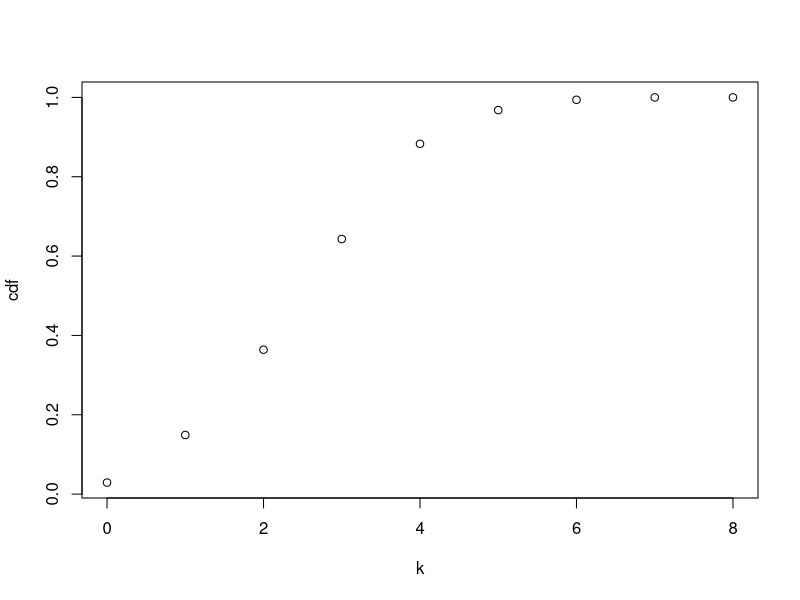
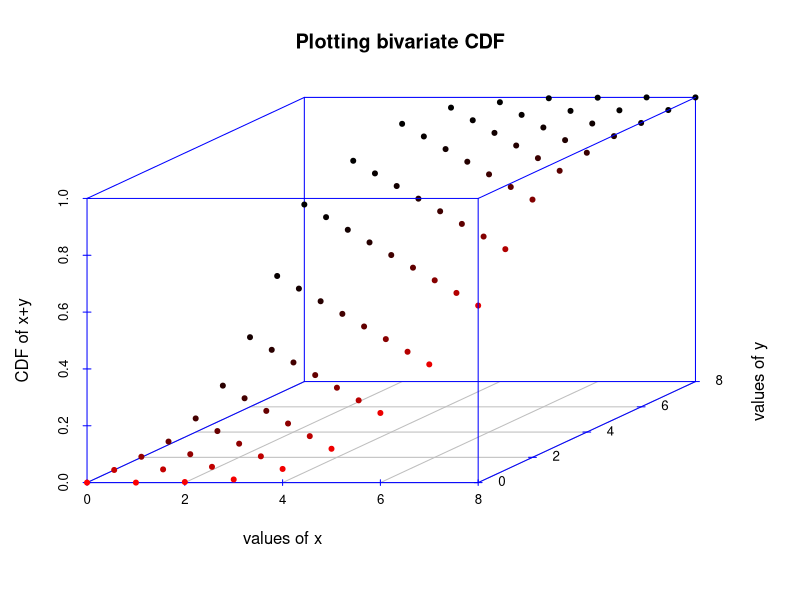

The R source for these figures, in order:
my_binomial<- rbinom(1000,8,p=0.5)

k <- c(0:8)

cdf <- rep(0.0, times=8)

for (i in 0:8) {
  j <- i + 1
  cdf[j] <- (sum(my_binomial<=j)/1000)
  
}

plot(k,cdf)

#install.packages("scatterplot3d")
library("scatterplot3d")

#0.2 more values pass, 0.5 about half the values pass, and 0.8 very few values pass for the third arg of rbinom
x <- rbinom(1000, 8, 0.5)
y <- rbinom(1000, 8, 0.5)

k <- c(rep(0:8, times=9), rep(0:8, each=9))
k <- matrix(k, ncol = 2, byrow = FALSE)
z <- k[,1] + k[,2]

cdf <- rep(0.0, times=81)

for (i in 1:81) {
  cdf[i] <- sum(x+y <= z[i])/1000
}

scatterplot3d(k[, 1], k[, 2], cdf, highlight.3d = TRUE, col.axis
              = "blue",
              main="Plotting bivariate CDF", pch = 20,
              ylab="values of y", xlab="values of x",
              zlab = "CDF of x+y")
